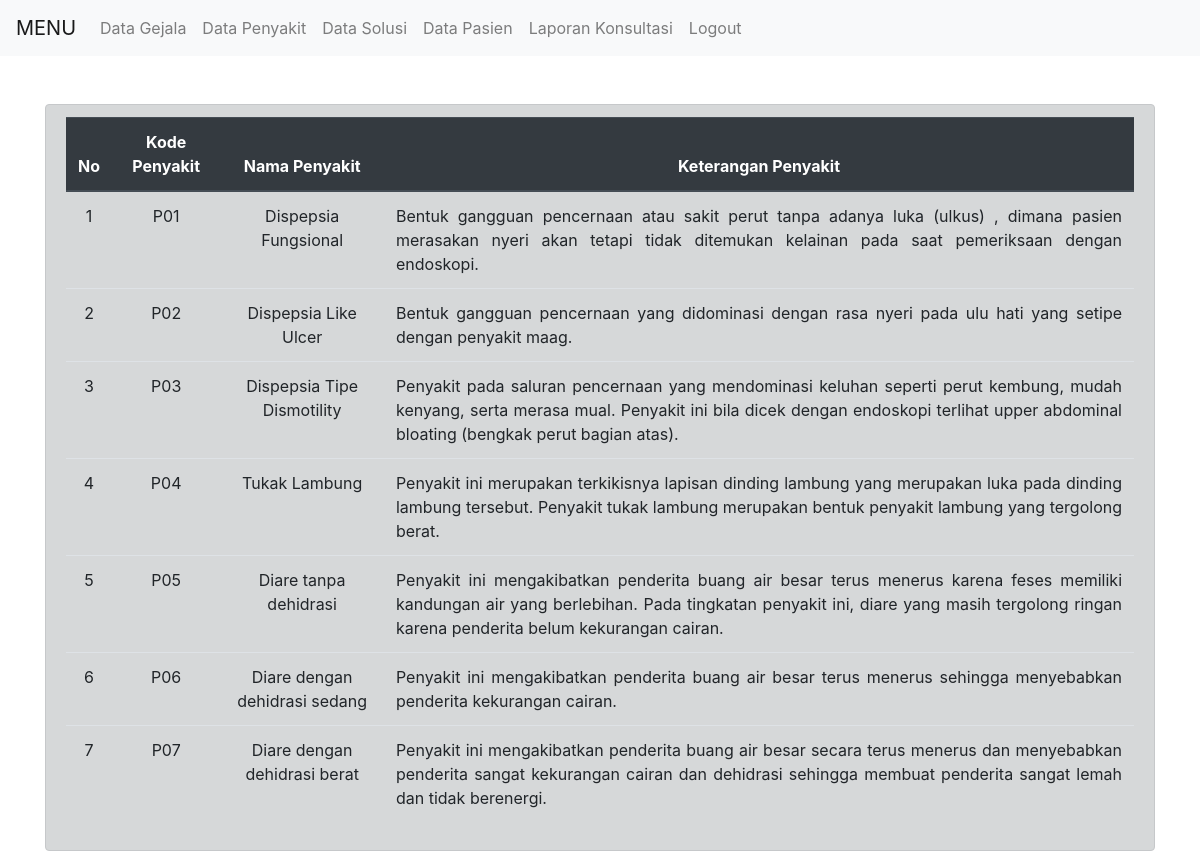
/admin/tPenyakit.php (signed in), run on the app's committed database.
### tables this page shows
CREATE TABLE `penyakit` (
  `id` int(11) NOT NULL,
  `kode_penyakit` varchar(10) NOT NULL,
  `nm_penyakit` varchar(50) NOT NULL,
  `ket` varchar(255) NOT NULL
);

### admin/assets/module/koneksi.php (called while the page is built)
<?php
$conn = mysqli_connect("localhost", "root", "", "db_pencernaan");
function query($query)
{
	global $conn;
	$result = mysqli_query($conn, $query);
	$rows = [];
	while ($row = mysqli_fetch_assoc($result)) {
		$rows[] = $row;
	}
	return $rows;
}

### admin/tPenyakit.php (the view, shortened to what this page needs)
<?php
require 'header.php';
$tpnykt= query("SELECT * FROM penyakit ORDER BY id ASC");
 ?>
  <table class="table table-hover">
    <thead class="thead-dark">
    <tr>
      <th style="text-align: center;">No</th>
      <th style="text-align: center;">Kode Penyakit</th>
      <th style="text-align: center;">Nama Penyakit</th>
      <th style="text-align: center;">Keterangan Penyakit</th>
    </tr>
    </thead>
    <?php $no=1;
    foreach ($tpnykt as $row) : ;
    ?>
    <tr>
      <td style="text-align: center;"><?= $no; ?></td>
      <td style="text-align: center;"><?= $row["kode_penyakit"]; ?></td>
      <td style="text-align: center;"><?= $row["nm_penyakit"]; ?></td>
      <td style="text-align: justify;"><?= $row["ket"]; ?></td>
    </tr>
    <?php $no++; ?>
  <?php endforeach ?>
  </table>
  </div>
  </div>
  <?php require "footer.php"; ?>

### data on the page
penyakit: kode_penyakit "P01", nm_penyakit "Dispepsia Fungsional", ket "Bentuk gangguan pencernaan atau sakit perut tanpa adanya luka (ulkus) , dimana pasien merasakan nyeri akan tetapi tidak ditemukan kelainan pada saat pemeriksaan dengan endoskopi."
penyakit: kode_penyakit "P02", nm_penyakit "Dispepsia Like Ulcer", ket "Bentuk gangguan pencernaan yang didominasi dengan rasa nyeri pada ulu hati yang setipe dengan penyakit maag."
penyakit: kode_penyakit "P03", nm_penyakit "Dispepsia Tipe Dismotility", ket "Penyakit pada saluran pencernaan yang mendominasi keluhan seperti perut kembung, mudah kenyang, serta merasa mual. Penyakit ini bila dicek dengan endoskopi terlihat upper abdominal bloating (bengkak perut bagian atas)."
penyakit: kode_penyakit "P04", nm_penyakit "Tukak Lambung", ket "Penyakit ini merupakan terkikisnya lapisan dinding lambung yang merupakan luka pada dinding lambung tersebut. Penyakit tukak lambung merupakan bentuk penyakit lambung yang tergolong berat."
penyakit: kode_penyakit "P05", nm_penyakit "Diare tanpa dehidrasi", ket "Penyakit ini mengakibatkan penderita buang air besar terus menerus karena feses memiliki kandungan air yang berlebihan. Pada tingkatan penyakit ini, diare yang masih tergolong ringan karena penderita belum kekurangan cairan."
penyakit: kode_penyakit "P06", nm_penyakit "Diare dengan dehidrasi sedang", ket "Penyakit ini mengakibatkan penderita buang air besar terus menerus sehingga menyebabkan penderita kekurangan cairan."
penyakit: kode_penyakit "P07", nm_penyakit "Diare dengan dehidrasi berat", ket "Penyakit ini mengakibatkan penderita buang air besar secara terus menerus dan menyebabkan penderita sangat kekurangan cairan dan dehidrasi sehingga membuat penderita sangat lemah dan tidak berenergi."
